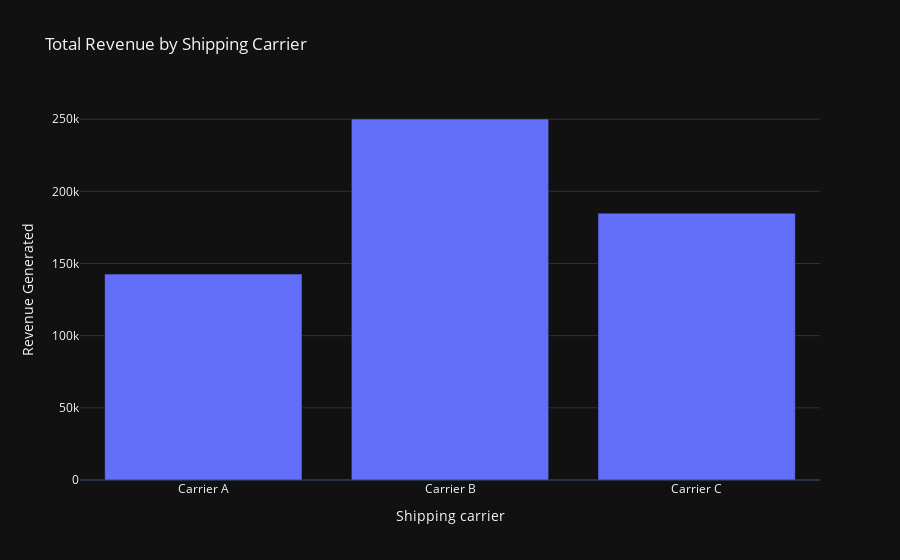

The cell this chart's notebook holds for it:
### Code cell
total_revenue = data.groupby('Shipping carriers')['Revenue generated'].sum().reset_index()
fig = go.Figure()
fig.add_trace(go.Bar(x=total_revenue['Shipping carriers'],
                     y=total_revenue['Revenue generated']))
fig.update_layout(title='Total Revenue by Shipping Carrier',
                  xaxis_title='Shipping carrier',
                  yaxis_title='Revenue Generated')
fig.show()

### Figure 1 — Plotly figure (JSON) as saved in the notebook; plotly's stock layout.template omitted (floating-point values rounded to 4 significant figures)
{"data": [{"type": "bar", "x": ["Carrier A", "Carrier B", "Carrier C"], "y": [142600.0, 250100.0, 184900.0]}], "layout": {"title": {"text": "Total Revenue by Shipping Carrier"}, "xaxis": {"title": {"text": "Shipping carrier"}}, "yaxis": {"title": {"text": "Revenue Generated"}}}}
